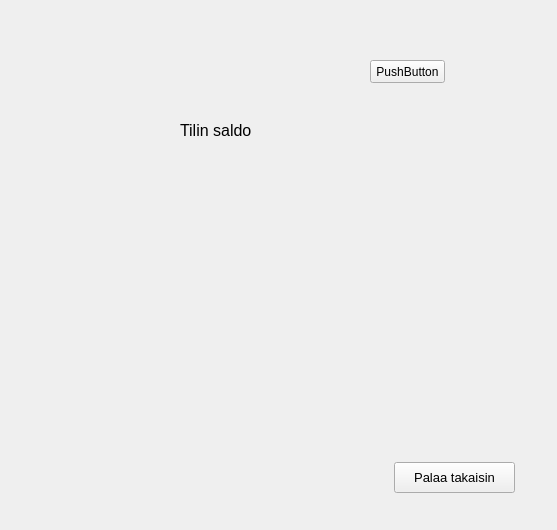
<?xml version="1.0" encoding="UTF-8"?>
<ui version="4.0">
 <class>saldo</class>
 <widget class="QWidget" name="saldo">
  <property name="geometry">
   <rect>
    <x>0</x>
    <y>0</y>
    <width>557</width>
    <height>530</height>
   </rect>
  </property>
  <property name="windowTitle">
   <string>Form</string>
  </property>
  <widget class="QLabel" name="label">
   <property name="geometry">
    <rect>
     <x>180</x>
     <y>110</y>
     <width>121</width>
     <height>41</height>
    </rect>
   </property>
   <property name="font">
    <font>
     <pointsize>12</pointsize>
    </font>
   </property>
   <property name="text">
    <string>Tilin saldo</string>
   </property>
  </widget>
  <widget class="QPushButton" name="btnPalaa1">
   <property name="geometry">
    <rect>
     <x>394</x>
     <y>462</y>
     <width>121</width>
     <height>31</height>
    </rect>
   </property>
   <property name="font">
    <font>
     <pointsize>10</pointsize>
    </font>
   </property>
   <property name="text">
    <string>Palaa takaisin</string>
   </property>
  </widget>
  <widget class="QLabel" name="labelSaldo">
   <property name="geometry">
    <rect>
     <x>80</x>
     <y>180</y>
     <width>341</width>
     <height>231</height>
    </rect>
   </property>
   <property name="text">
    <string/>
   </property>
  </widget>
  <widget class="QPushButton" name="showSaldo">
   <property name="geometry">
    <rect>
     <x>370</x>
     <y>60</y>
     <width>75</width>
     <height>23</height>
    </rect>
   </property>
   <property name="text">
    <string>PushButton</string>
   </property>
  </widget>
 </widget>
 <resources/>
 <connections/>
</ui>
